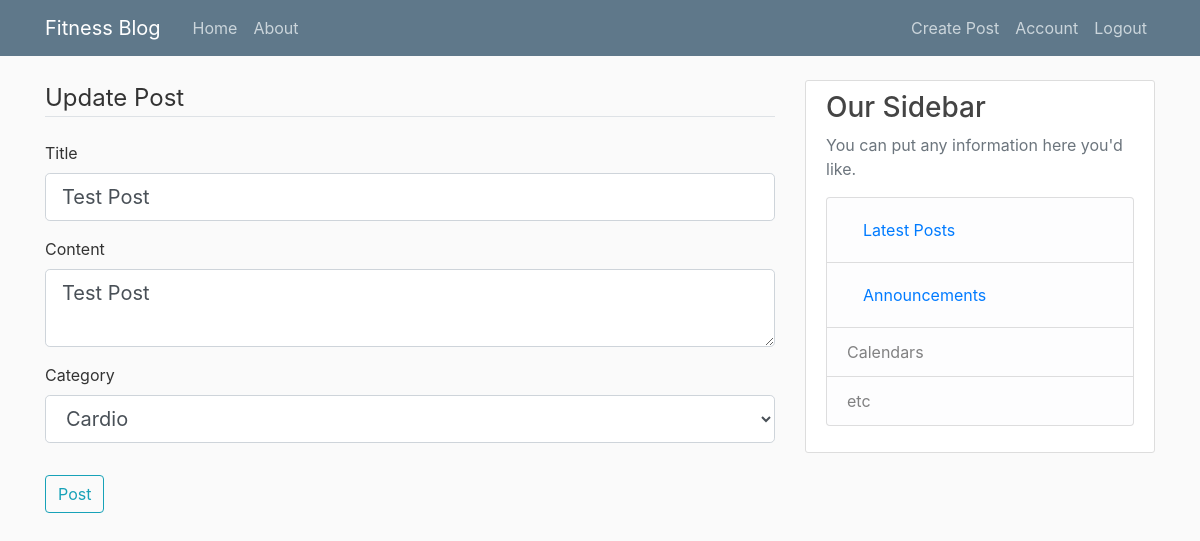
Screenshot of /post/1/update (signed in) with the database file from the repository.
### fitnessblog/models.py (models this page shows, shortened)
class Post(db.Model):
    id = db.Column(db.Integer, primary_key=True)
    title = db.Column(db.String(100), nullable=False)
    date_posted = db.Column(db.DateTime, nullable=False, default=datetime.utcnow)
    content = db.Column(db.Text, nullable=False)
    category = db.Column(db.Text, nullable=False)
    user_id = db.Column(db.Integer, db.ForeignKey("user.id"), nullable=False)

### fitnessblog/posts/routes.py (the view)
@posts.route("/post/<int:post_id>/update", methods=["GET", "POST"])
@login_required
def update_post(post_id):
    post = Post.query.get_or_404(post_id)
    if post.author != current_user:
        abort(403)
    form = PostForm()
    if form.validate_on_submit():
        post.title = form.title.data
        post.content = form.content.data
        post.category = form.category.data
        db.session.commit()
        flash("Your post has been updated!", "success")
        return redirect(url_for("posts.post", post_id=post.id))
    elif request.method == "GET":
        form.title.data = post.title
        form.content.data = post.content
        post.category = post.category
    return render_template(
        "create_post.html", title="Update Post", form=form, legend="Update Post"
    )

### fitnessblog/posts/forms.py
class PostForm(FlaskForm):
    title = StringField("Title", validators=[DataRequired()])
    content = TextAreaField("Content", validators=[DataRequired()])
    category = SelectField(
        "Category",
        choices=[
            ("cardio", "Cardio"),
            ("weight", "Weight Training"),
            ("diet", "Diet"),
            ("other", "Other"),
        ],
    )
    submit = SubmitField("Post")

### fitnessblog/models.py (called while the page is built)
@login_manager.user_loader
def load_user(user_id):
    return User.query.get(int(user_id))

### fitnessblog/templates/create_post.html (shortened to what this page needs)
{% extends "layout.html" %}
{% block content %}
<form method="POST" action="">
  <fieldset class="form-group">
      <legend class="border-bottom mb-4">{{ legend }}</legend>
      <div class="form-group">
        {{ form.title.label(class="form-control-label") }}
        {% if form.title.errors %}
          {{ form.title(class="form-control form-control-lg is-invalid") }}
          <div class="invalid-feedback">
            {% for error in form.title.errors %}
              <span>{{ error }}</span>
            {% endfor %}
          </div>
        {% else %}
          {{ form.title(class="form-control form-control-lg") }}
        {% endif %}
      </div>
      <div class="form-group">
        {{ form.content.label(class="form-control-label") }}
        {% if form.content.errors %}
          {{ form.content(class="form-control form-control-lg is-invalid") }}
          <div class="invalid-feedback">
            {% for error in form.content.errors %}
              <span>{{ error }}</span>
            {% endfor %}
          </div>
        {% else %}
          {{ form.content(class="form-control form-control-lg") }}
        {% endif %}
      </div>
      <div class="form-group">
        {{ form.category.label(class="form-control-label") }}
        {% if form.category.errors %}
          {{ form.category(class="form-control form-control-lg is-invalid") }}
          <div class="invalid-feedback">
            {% for error in form.category.errors %}
              <span>{{ error }}</span>
            {% endfor %}
          </div>
        {% else %}
          {{ form.category(class="form-control form-control-lg") }}
        {% endif %}
      </div>
  </fieldset>
  <div class="form-group">
    {{ form.submit(class="btn btn-outline-info") }}
  </div>
</form>
{% endblock content %}

### fitnessblog/static/main.css (style rules this page uses)
body { background: #fafafa; color: #333333; margin-top: 5rem; }

### rows the page displays
Post: title "Test Post", content "Test Post", category "Cardio"

### other values shown
{{ legend }} "Update Post"
